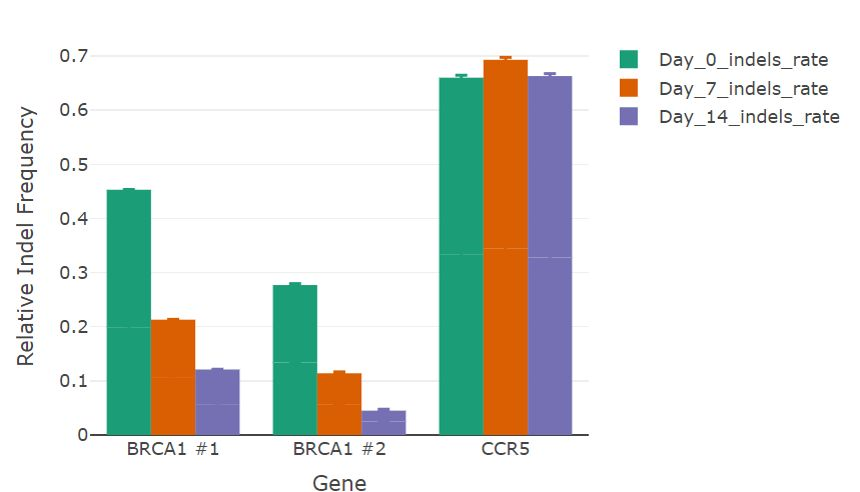

This chart was generated by the following R code:
# First, create a data frame with the data
data <- data.frame(
  Name = c("CCR5", "CCR5", "BRCA1 #1", "BRCA1 #1", "BRCA1 #2", "BRCA1 #2"),
  Replicate = c("Rep_1", "Rep_2", "Rep_1", "Rep_2", "Rep_1", "Rep_2"),
  Day_0_total_reads = c(412679, 173697, 128994, 96675, 74681, 43433),
  Day_0_indels = c(7401, 7246, 7309, 11815, 4681, 5479),
  Day_0_indels_rate = c("33.40%", "32.60%", "19.80%", "25.50%", "13.40%", "14.30%"),
  Day_7_total_reads = c(138860, 127238, 201727, 97051, 218164, 97023),
  Day_7_indels = c(6045, 5746, 8722, 6992, 4893, 3805),
  Day_7_indels_rate = c("34.40%", "34.90%", "10.70%", "10.60%", "5.70%", "5.70%"),
  Day_14_total_reads = c(152553, 127525, 93831, 77133, 88892, 79076),
  Day_14_indels = c(8561, 7953, 1172, 1156, 503, 366),
  Day_14_indels_rate = c("32.80%", "33.50%", "5.70%", "6.40%", "2.50%", "2.00%")
)

# Convert percentage columns to numeric
data$Day_0_indels_rate <- as.numeric(sub("%", "", data$Day_0_indels_rate)) / 100
data$Day_7_indels_rate <- as.numeric(sub("%", "", data$Day_7_indels_rate)) / 100
data$Day_14_indels_rate <- as.numeric(sub("%", "", data$Day_14_indels_rate)) / 100

# Calculate means and standard errors for each day separately
means_day_0 <- aggregate(Day_0_indels_rate ~ Name, data = data, FUN = mean)
means_day_7 <- aggregate(Day_7_indels_rate ~ Name, data = data, FUN = mean)
means_day_14 <- aggregate(Day_14_indels_rate ~ Name, data = data, FUN = mean)
se_day_0 <- aggregate(Day_0_indels_rate ~ Name, data = data, FUN = function(x) sd(x) / sqrt(length(x)))
se_day_7 <- aggregate(Day_7_indels_rate ~ Name, data = data, FUN = function(x) sd(x) / sqrt(length(x)))
se_day_14 <- aggregate(Day_14_indels_rate ~ Name, data = data, FUN = function(x) sd(x) / sqrt(length(x)))

# Merge the means and standard errors for each day
means <- merge(merge(means_day_0, means_day_7, by = "Name"), means_day_14, by = "Name")
se <- merge(merge(se_day_0, se_day_7, by = "Name"), se_day_14, by = "Name")

# Rename columns
colnames(means) <- c("Name", "Mean_Day_0", "Mean_Day_7", "Mean_Day_14")
colnames(se) <- c("Name", "SE_Day_0", "SE_Day_7", "SE_Day_14")

# Merge means and standard errors
means_se <- merge(means, se, by = "Name")

# Subset the data to include only rows for replicate 1 and 2 of the specified genes
subset_data <- subset(data, Name %in% c("CCR5", "BRCA1 #1", "BRCA1 #2") & Replicate %in% c("Rep_1", "Rep_2"))

# Save the means and standard errors data frame as a CSV file
write.csv(means_se, "means_se_data.csv", row.names = FALSE)


# Load the necessary library for plotting
library(plotly)

# Subset the data to include only rows for replicate 1 and 2 of the specified genes
subset_data <- subset(data, Name %in% c("CCR5", "BRCA1 #1", "BRCA1 #2") & Replicate %in% c("Rep_1", "Rep_2"))

# Select relevant columns for plotting
melted_data <- subset_data[, c("Name", "Day_0_indels_rate", "Day_7_indels_rate", "Day_14_indels_rate")]
errors <- means_se[, c("Name", "SE_Day_0", "SE_Day_7", "SE_Day_14")]

# Melt the data for easier plotting
melted_data <- reshape2::melt(melted_data, id.vars = "Name")
errors <- reshape2::melt(errors, id.vars = "Name")

# Define a gradient color scale
colors <- c("#1b9e77", "#d95f02", "#7570b3")

# Plot using Plotly
plot_ly(melted_data, x = ~Name, y = ~value, color = ~variable, colors = colors, type = "bar",
        error_y = list(type = "data", array = errors$value, visible = TRUE)) %>%
  layout(xaxis = list(title = "Gene"),
         yaxis = list(title = "Relative Indel Frequency"),
         barmode = "group",
         legend = list(title = "Day"),
         showlegend = TRUE)
